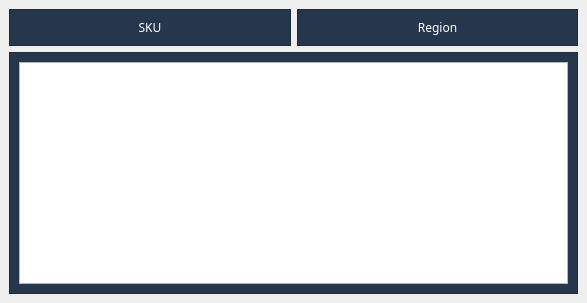
<?xml version="1.0" encoding="UTF-8"?>
<ui version="4.0">
 <class>retailForm</class>
 <widget class="QMainWindow" name="retailForm">
  <property name="geometry">
   <rect>
    <x>0</x>
    <y>0</y>
    <width>587</width>
    <height>303</height>
   </rect>
  </property>
  <property name="windowTitle">
   <string>MainWindow</string>
  </property>
  <widget class="QWidget" name="centralwidget">
   <layout class="QGridLayout" name="gridLayout_4">
    <item row="0" column="0">
     <layout class="QHBoxLayout" name="horizontalLayout">
      <item>
       <widget class="QFrame" name="frHeader">
        <property name="font">
         <font>
          <pointsize>7</pointsize>
         </font>
        </property>
        <property name="styleSheet">
         <string notr="true">#frHeader
{
 background-color: #26364d;
}</string>
        </property>
        <property name="frameShape">
         <enum>QFrame::Shape::StyledPanel</enum>
        </property>
        <property name="frameShadow">
         <enum>QFrame::Shadow::Raised</enum>
        </property>
        <layout class="QGridLayout" name="gridLayout_2">
         <item row="0" column="0">
          <widget class="QLabel" name="lb_r_sku">
           <property name="font">
            <font>
             <family>Stencil</family>
             <pointsize>9</pointsize>
            </font>
           </property>
           <property name="layoutDirection">
            <enum>Qt::LayoutDirection::LeftToRight</enum>
           </property>
           <property name="styleSheet">
            <string notr="true">color: rgb(255, 255, 255);</string>
           </property>
           <property name="text">
            <string>SKU</string>
           </property>
           <property name="alignment">
            <set>Qt::AlignmentFlag::AlignCenter</set>
           </property>
          </widget>
         </item>
        </layout>
       </widget>
      </item>
      <item>
       <widget class="QFrame" name="frRegion">
        <property name="font">
         <font>
          <pointsize>7</pointsize>
         </font>
        </property>
        <property name="styleSheet">
         <string notr="true">#frRegion
{
 background-color: #26364d;
}</string>
        </property>
        <property name="frameShape">
         <enum>QFrame::Shape::StyledPanel</enum>
        </property>
        <property name="frameShadow">
         <enum>QFrame::Shadow::Raised</enum>
        </property>
        <layout class="QGridLayout" name="gridLayout_3">
         <item row="0" column="0">
          <widget class="QLabel" name="lb_r_region">
           <property name="font">
            <font>
             <family>Stencil</family>
             <pointsize>9</pointsize>
            </font>
           </property>
           <property name="layoutDirection">
            <enum>Qt::LayoutDirection::LeftToRight</enum>
           </property>
           <property name="styleSheet">
            <string notr="true">color: rgb(255, 255, 255);</string>
           </property>
           <property name="text">
            <string>Region</string>
           </property>
           <property name="alignment">
            <set>Qt::AlignmentFlag::AlignCenter</set>
           </property>
          </widget>
         </item>
        </layout>
       </widget>
      </item>
     </layout>
    </item>
    <item row="1" column="0">
     <widget class="QFrame" name="frRetail">
      <property name="font">
       <font>
        <pointsize>7</pointsize>
       </font>
      </property>
      <property name="styleSheet">
       <string notr="true">#frRetail
{
 background-color: #26364d;
}</string>
      </property>
      <property name="frameShape">
       <enum>QFrame::Shape::StyledPanel</enum>
      </property>
      <property name="frameShadow">
       <enum>QFrame::Shadow::Raised</enum>
      </property>
      <layout class="QGridLayout" name="gridLayout">
       <item row="0" column="0">
        <widget class="QGraphicsView" name="view_retail"/>
       </item>
      </layout>
     </widget>
    </item>
   </layout>
  </widget>
 </widget>
 <resources/>
 <connections/>
</ui>
